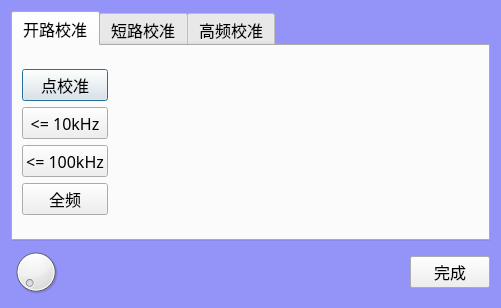
<?xml version="1.0" encoding="UTF-8"?>
<ui version="4.0">
 <class>cls3260Calibration</class>
 <widget class="QDialog" name="cls3260Calibration">
  <property name="geometry">
   <rect>
    <x>0</x>
    <y>0</y>
    <width>501</width>
    <height>308</height>
   </rect>
  </property>
  <property name="windowTitle">
   <string>仪表校准</string>
  </property>
  <property name="styleSheet">
   <string notr="true">QDialog
{
	background-color: rgb(148, 148, 248);
}</string>
  </property>
  <layout class="QVBoxLayout" name="verticalLayout">
   <item>
    <widget class="QTabWidget" name="tabCalibration">
     <property name="font">
      <font>
       <family>楷体</family>
       <pointsize>12</pointsize>
      </font>
     </property>
     <property name="currentIndex">
      <number>0</number>
     </property>
     <widget class="QWidget" name="tabOpen">
      <attribute name="title">
       <string>开路校准</string>
      </attribute>
      <layout class="QVBoxLayout" name="verticalLayout_3">
       <item>
        <layout class="QGridLayout" name="gridLayout" columnstretch="0,10">
         <item row="0" column="0">
          <widget class="QPushButton" name="btnOpenSpot">
           <property name="minimumSize">
            <size>
             <width>0</width>
             <height>32</height>
            </size>
           </property>
           <property name="font">
            <font>
             <family>楷体</family>
             <pointsize>12</pointsize>
            </font>
           </property>
           <property name="text">
            <string>点校准</string>
           </property>
          </widget>
         </item>
         <item row="0" column="1">
          <widget class="QLabel" name="lblOpenSpot">
           <property name="font">
            <font>
             <family>楷体</family>
             <pointsize>12</pointsize>
            </font>
           </property>
           <property name="text">
            <string/>
           </property>
          </widget>
         </item>
         <item row="1" column="0">
          <widget class="QPushButton" name="btnOpen10kHz">
           <property name="minimumSize">
            <size>
             <width>0</width>
             <height>32</height>
            </size>
           </property>
           <property name="font">
            <font>
             <family>楷体</family>
             <pointsize>12</pointsize>
            </font>
           </property>
           <property name="text">
            <string>&lt;= 10kHz</string>
           </property>
          </widget>
         </item>
         <item row="1" column="1">
          <widget class="QLabel" name="lblOpen10kHz">
           <property name="font">
            <font>
             <family>楷体</family>
             <pointsize>12</pointsize>
            </font>
           </property>
           <property name="text">
            <string/>
           </property>
          </widget>
         </item>
         <item row="2" column="0">
          <widget class="QPushButton" name="btnOpen100kHz">
           <property name="minimumSize">
            <size>
             <width>0</width>
             <height>32</height>
            </size>
           </property>
           <property name="font">
            <font>
             <family>楷体</family>
             <pointsize>12</pointsize>
            </font>
           </property>
           <property name="text">
            <string>&lt;= 100kHz</string>
           </property>
          </widget>
         </item>
         <item row="2" column="1">
          <widget class="QLabel" name="lblOpen100kHz">
           <property name="font">
            <font>
             <family>楷体</family>
             <pointsize>12</pointsize>
            </font>
           </property>
           <property name="text">
            <string/>
           </property>
          </widget>
         </item>
         <item row="3" column="0">
          <widget class="QPushButton" name="btnOpenAllFreq">
           <property name="minimumSize">
            <size>
             <width>0</width>
             <height>32</height>
            </size>
           </property>
           <property name="font">
            <font>
             <family>楷体</family>
             <pointsize>12</pointsize>
            </font>
           </property>
           <property name="text">
            <string>全频</string>
           </property>
          </widget>
         </item>
         <item row="3" column="1">
          <widget class="QLabel" name="lblOpenAllFreq">
           <property name="font">
            <font>
             <family>楷体</family>
             <pointsize>12</pointsize>
            </font>
           </property>
           <property name="text">
            <string/>
           </property>
          </widget>
         </item>
        </layout>
       </item>
      </layout>
     </widget>
     <widget class="QWidget" name="tabShort">
      <attribute name="title">
       <string>短路校准</string>
      </attribute>
      <layout class="QVBoxLayout" name="verticalLayout_4">
       <item>
        <layout class="QGridLayout" name="gridLayout_2" columnstretch="0,10">
         <item row="0" column="0">
          <widget class="QPushButton" name="btnShortSpot">
           <property name="minimumSize">
            <size>
             <width>0</width>
             <height>32</height>
            </size>
           </property>
           <property name="font">
            <font>
             <family>楷体</family>
             <pointsize>12</pointsize>
            </font>
           </property>
           <property name="text">
            <string>点校准</string>
           </property>
          </widget>
         </item>
         <item row="0" column="1">
          <widget class="QLabel" name="lblShortSpot">
           <property name="font">
            <font>
             <family>楷体</family>
             <pointsize>12</pointsize>
            </font>
           </property>
           <property name="text">
            <string/>
           </property>
          </widget>
         </item>
         <item row="1" column="0">
          <widget class="QPushButton" name="btnShort10kHz">
           <property name="minimumSize">
            <size>
             <width>0</width>
             <height>32</height>
            </size>
           </property>
           <property name="font">
            <font>
             <family>楷体</family>
             <pointsize>12</pointsize>
            </font>
           </property>
           <property name="text">
            <string>&lt;= 10kHz</string>
           </property>
          </widget>
         </item>
         <item row="1" column="1">
          <widget class="QLabel" name="lblShort10kHz">
           <property name="font">
            <font>
             <family>楷体</family>
             <pointsize>12</pointsize>
            </font>
           </property>
           <property name="text">
            <string/>
           </property>
          </widget>
         </item>
         <item row="2" column="0">
          <widget class="QPushButton" name="btnShort100kHZ">
           <property name="minimumSize">
            <size>
             <width>0</width>
             <height>32</height>
            </size>
           </property>
           <property name="font">
            <font>
             <family>楷体</family>
             <pointsize>12</pointsize>
            </font>
           </property>
           <property name="text">
            <string>&lt;= 100kHz</string>
           </property>
          </widget>
         </item>
         <item row="2" column="1">
          <widget class="QLabel" name="lblShort100kHz">
           <property name="font">
            <font>
             <family>楷体</family>
             <pointsize>12</pointsize>
            </font>
           </property>
           <property name="text">
            <string/>
           </property>
          </widget>
         </item>
         <item row="3" column="0">
          <widget class="QPushButton" name="btnShortAllFreq">
           <property name="minimumSize">
            <size>
             <width>0</width>
             <height>32</height>
            </size>
           </property>
           <property name="font">
            <font>
             <family>楷体</family>
             <pointsize>12</pointsize>
            </font>
           </property>
           <property name="text">
            <string>全频</string>
           </property>
          </widget>
         </item>
         <item row="3" column="1">
          <widget class="QLabel" name="lblShortAllFreq">
           <property name="font">
            <font>
             <family>楷体</family>
             <pointsize>12</pointsize>
            </font>
           </property>
           <property name="text">
            <string/>
           </property>
          </widget>
         </item>
        </layout>
       </item>
      </layout>
     </widget>
     <widget class="QWidget" name="tabHF">
      <attribute name="title">
       <string>高频校准</string>
      </attribute>
      <layout class="QVBoxLayout" name="verticalLayout_2">
       <item>
        <layout class="QGridLayout" name="gridLayout_3" columnstretch="0,10">
         <item row="0" column="0">
          <widget class="QPushButton" name="btnHF">
           <property name="minimumSize">
            <size>
             <width>0</width>
             <height>32</height>
            </size>
           </property>
           <property name="font">
            <font>
             <family>楷体</family>
             <pointsize>12</pointsize>
            </font>
           </property>
           <property name="text">
            <string>高频</string>
           </property>
          </widget>
         </item>
         <item row="0" column="1">
          <widget class="QLabel" name="lblHF">
           <property name="font">
            <font>
             <family>楷体</family>
             <pointsize>12</pointsize>
            </font>
           </property>
           <property name="text">
            <string/>
           </property>
          </widget>
         </item>
        </layout>
       </item>
      </layout>
     </widget>
    </widget>
   </item>
   <item>
    <layout class="QHBoxLayout" name="horizontalLayout">
     <item>
      <widget class="QDial" name="dial">
       <property name="minimumSize">
        <size>
         <width>50</width>
         <height>50</height>
        </size>
       </property>
       <property name="maximumSize">
        <size>
         <width>50</width>
         <height>50</height>
        </size>
       </property>
       <property name="minimum">
        <number>1</number>
       </property>
       <property name="maximum">
        <number>100</number>
       </property>
      </widget>
     </item>
     <item>
      <spacer name="horizontalSpacer">
       <property name="orientation">
        <enum>Qt::Horizontal</enum>
       </property>
       <property name="sizeHint" stdset="0">
        <size>
         <width>40</width>
         <height>20</height>
        </size>
       </property>
      </spacer>
     </item>
     <item>
      <widget class="QPushButton" name="btnClose">
       <property name="minimumSize">
        <size>
         <width>0</width>
         <height>32</height>
        </size>
       </property>
       <property name="font">
        <font>
         <family>楷体</family>
         <pointsize>12</pointsize>
        </font>
       </property>
       <property name="text">
        <string>完成</string>
       </property>
      </widget>
     </item>
    </layout>
   </item>
  </layout>
 </widget>
 <resources/>
 <connections/>
</ui>
